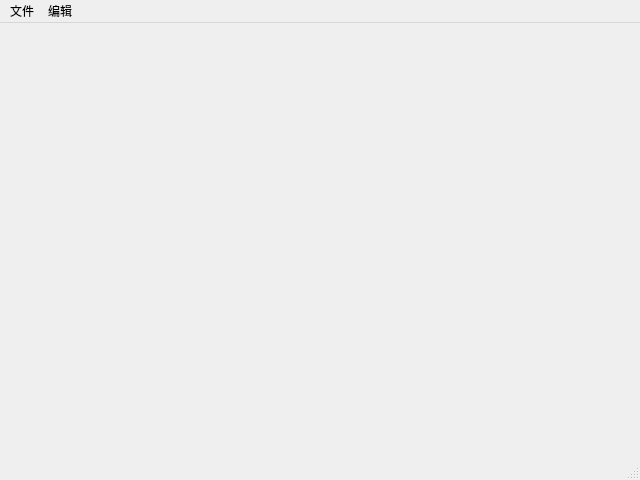
<?xml version="1.0" encoding="UTF-8"?>
<ui version="4.0">
 <class>MainWindow</class>
 <widget class="QMainWindow" name="MainWindow">
  <property name="geometry">
   <rect>
    <x>0</x>
    <y>0</y>
    <width>640</width>
    <height>480</height>
   </rect>
  </property>
  <property name="windowTitle">
   <string>MainWindow</string>
  </property>
  <widget class="QWidget" name="centralwidget"/>
  <widget class="QMenuBar" name="menubar">
   <property name="geometry">
    <rect>
     <x>0</x>
     <y>0</y>
     <width>640</width>
     <height>23</height>
    </rect>
   </property>
   <widget class="QMenu" name="menu">
    <property name="title">
     <string>文件</string>
    </property>
    <addaction name="actionopen"/>
    <addaction name="actionedit"/>
    <addaction name="separator"/>
    <addaction name="actionother"/>
   </widget>
   <widget class="QMenu" name="menu_2">
    <property name="title">
     <string>编辑</string>
    </property>
    <addaction name="actionenglish_only"/>
   </widget>
   <addaction name="menu"/>
   <addaction name="menu_2"/>
  </widget>
  <widget class="QStatusBar" name="statusbar"/>
  <action name="actionopen">
   <property name="text">
    <string>open...</string>
   </property>
  </action>
  <action name="actionedit">
   <property name="text">
    <string>edit...</string>
   </property>
  </action>
  <action name="actionother">
   <property name="text">
    <string>other...</string>
   </property>
  </action>
  <action name="actionenglish_only">
   <property name="checkable">
    <bool>false</bool>
   </property>
   <property name="text">
    <string>english only?</string>
   </property>
   <property name="toolTip">
    <string>tips: 只能输入英文吗?</string>
   </property>
  </action>
 </widget>
 <resources/>
 <connections/>
</ui>
